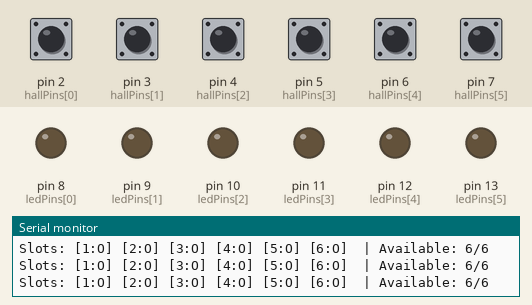
The sketch below on a simulated Arduino Uno, built with avr-gcc and run on an emulated ATmega328P. Shown: output pins drawn as LEDs (lit = HIGH), the last lines printed to the serial monitor. The inputs (shaded band) are chosen by the test bench; at power-on: pin 2 (hallPins[0]), pin 3 (hallPins[1]), pin 4 (hallPins[2]), pin 5 (hallPins[3]), pin 6 (hallPins[4]), pin 7 (hallPins[5]) HIGH.

Above: at 1.8 s.
1.9 s: pin 2 (hallPins[0]) pulled LOW for 0.6 s
At 2.4 s:
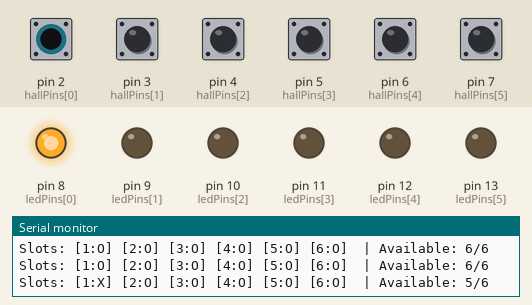
4.0 s: pin 3 (hallPins[1]) pulled LOW for 0.6 s
At 4.8 s:
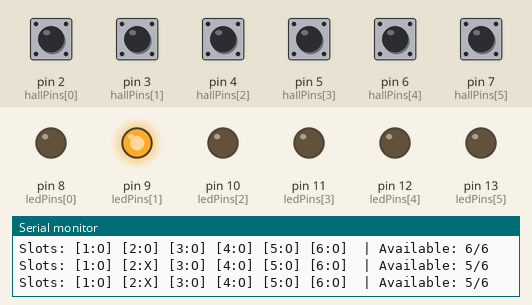
6.5 s: pin 4 (hallPins[2]) pulled LOW for 0.6 s
At 7.3 s:
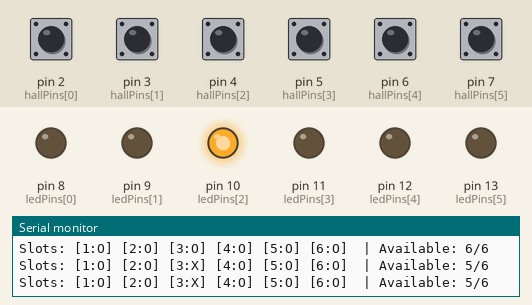
9.0 s: pin 5 (hallPins[3]) pulled LOW for 0.6 s
At 9.5 s:
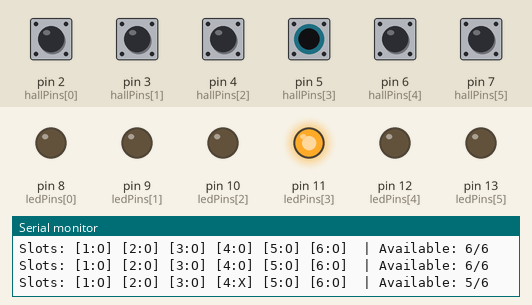
11.5 s: pin 6 (hallPins[4]) pulled LOW for 0.6 s
At 12.3 s:
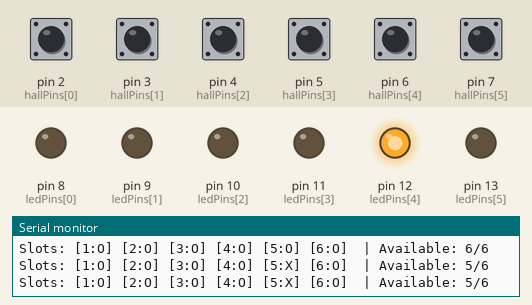
14.0 s: pin 7 (hallPins[5]) pulled LOW for 0.6 s
At 14.8 s:
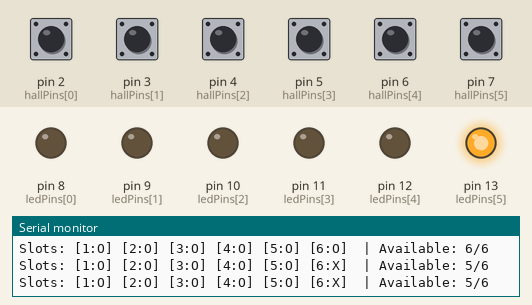
Timing chart, 0 to 17.0 s (numbered marks = the images above; inputs shaded):
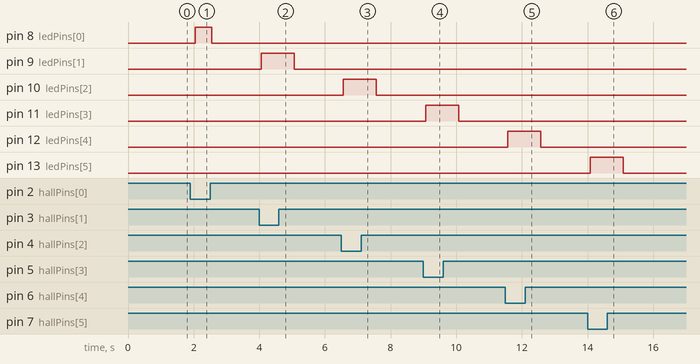

The sketch:

hall_parking.ino
```cpp
/*
 * Hall Sensor Parking Simulator
 * Monitors parking slots using Hall effect sensors.
 * Displays occupancy status in real-time via Serial.
 */

#define NUM_SLOTS 6
const int hallPins[NUM_SLOTS] = {2, 3, 4, 5, 6, 7};  // Hall sensor inputs
const int ledPins[NUM_SLOTS]  = {8, 9, 10, 11, 12, 13}; // Occupancy LEDs

bool occupied[NUM_SLOTS] = {false};
int availableSpots = NUM_SLOTS;

void setup() {
  Serial.begin(9600);
  Serial.println("=== Hall Sensor Parking System ===");
  Serial.print("Total slots: ");
  Serial.println(NUM_SLOTS);

  for (int i = 0; i < NUM_SLOTS; i++) {
    pinMode(hallPins[i], INPUT_PULLUP);
    pinMode(ledPins[i], OUTPUT);
    digitalWrite(ledPins[i], LOW);
  }
}

void loop() {
  availableSpots = 0;

  for (int i = 0; i < NUM_SLOTS; i++) {
    int sensorState = digitalRead(hallPins[i]);
    // Hall sensor triggered = vehicle present = slot occupied
    occupied[i] = (sensorState == LOW);

    digitalWrite(ledPins[i], occupied[i] ? HIGH : LOW);

    if (!occupied[i]) {
      availableSpots++;
    }
  }

  printStatus();
  delay(500);
}

void printStatus() {
  Serial.print("Slots: ");
  for (int i = 0; i < NUM_SLOTS; i++) {
    Serial.print("[");
    Serial.print(i + 1);
    Serial.print(":");
    Serial.print(occupied[i] ? "X" : "O");
    Serial.print("] ");
  }
  Serial.print(" | Available: ");
  Serial.print(availableSpots);
  Serial.print("/");
  Serial.println(NUM_SLOTS);
}
```

Measured:
- after the input at 1.9 s, pin 8 (ledPins[0]): LOW → HIGH after 0.15 s, → LOW 0.50 s later
- after the input at 4.0 s, pin 9 (ledPins[1]): LOW → HIGH after 0.06 s, → LOW 1.0 s later
- after the input at 6.5 s, pin 10 (ledPins[2]): LOW → HIGH after 0.06 s, → LOW 1.0 s later
- after the input at 9.0 s, pin 11 (ledPins[3]): LOW → HIGH after 0.07 s, → LOW 1.0 s later
- after the input at 11.5 s, pin 12 (ledPins[4]): LOW → HIGH after 0.08 s, → LOW 1.0 s later
- after the input at 14.0 s, pin 13 (ledPins[5]): LOW → HIGH after 0.08 s, → LOW 1.0 s later
